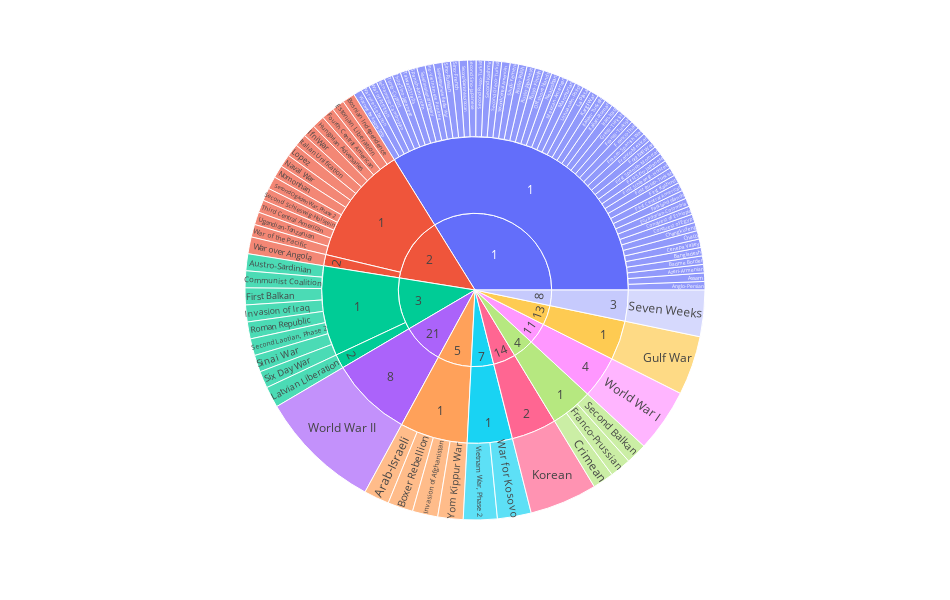

The cell this chart's notebook holds for it:
### Code cell
# how many countries are on each side of a war
sides_of_war = (inter_war
    .groupby(['WarNum', 'Side'])
    .count()
    .reset_index()
    .pivot(index='WarNum', columns='Side', values='WarName')
    .rename(columns={1:'SideA', 2:'SideB'})
)
sides_of_war['SideMax'] = sides_of_war[['SideA', 'SideB']].max(axis=1)
sides_of_war['SideMin'] = sides_of_war[['SideA', 'SideB']].min(axis=1)
sides_of_war['ratio'] = sides_of_war['SideMax']/sides_of_war['SideMin']


unfair_wars = pd.merge(inter_war, sides_of_war[['SideMin', 'SideMax',  'ratio']], left_on='WarNum', right_index=True)
fig = px.sunburst(unfair_wars, path=[ 'SideMax', 'SideMin', 'WarName'],  width=FIGURE_WIDTH, height=FIGURE_HEIGHT)
fig.write_html('fig/sides.html', include_plotlyjs='cdn', full_html=False)
fig.show()

### Figure 1 — Plotly figure (JSON) as saved in the notebook; plotly's stock layout.template omitted (floating-point values rounded to 4 significant figures)
{"data": [{"branchvalues": "total", "domain": {"x": [0, 1], "y": [0, 1]}, "hovertemplate": "labels=%{label}<br>count=%{value}<br>parent=%{parent}<br>id=%{id}<extra></extra>", "ids": ["1/1/Anglo-Persian", "5/1/Arab-Israeli", "1/1/Assam", "3/1/Austro-Sardinian", "1/1/Azeri-Armenian", "1/1/Badme Border", "1/1/Bangladesh", "2/1/Bosnian Independence", "5/1/Boxer Rebellion", "1/1/Cenepa Valley", "1/1/Chaco", "1/1/Changkufeng", "3/1/Communist Coalition", "1/1/Conquest of Egypt", "1/1/Conquest of Ethiopia", "4/1/Crimean", "1/1/Ecuadorian-Colombian", "2/1/Estonian Liberation", "1/1/Falkland Islands", "3/1/First Balkan", "1/1/First Central American", "1/1/First Kashmir", "1/1/First Russo-Turkish", "1/1/First Schleswig-Holstein", "1/1/First Sino-Japanese", "1/1/First Spanish-Moroccan", "1/1/Football War", "2/1/Fourth Central American", "1/1/Franco-Mexican", "4/1/Franco-Prussian", "1/1/Franco-Spanish War", "1/1/Franco-Thai", "1/1/Franco-Turkish", "1/1/Greco-Turkish", "13/1/Gulf War", "2/1/Hungarian Adversaries", "2/1/IfniWar", "5/1/Invasion of Afghanistan", "3/1/Invasion of Iraq", "1/1/Iran-Iraq", "2/1/Italian Unification", "1/1/Italian-Roman", "1/1/Italian-Turkish", "1/1/Kargil War", "14/2/Korean", "1/1/La Plata", "3/2/Latvian Liberation", "1/1/Lithuanian-Polish", "2/1/Lopez", "1/1/Manchurian", "1/1/Mexican-American", "2/1/Naval War", "1/1/Neapolitan", "2/1/Nomonhan", "1/1/Off-shore Islands", "3/1/Roman Republic", "1/1/Russo-Finnish", "1/1/Russo-Japanese", "1/1/Russo-Polish", "1/1/Saudi-Yemeni", "4/1/Second Balkan", "1/1/Second Central American", "1/1/Second Greco-Turkish", "1/1/Second Kashmir", "3/1/Second Laotian, Phase 2", "2/1/Second Ogaden War, Phase 2", "1/1/Second Russo-Turkish", "2/1/Second Schleswig-Holstein", "1/1/Second Sino-Japanese", "1/1/Second Spanish-Moroccan", "8/3/Seven Weeks", "3/1/Sinai War", "1/1/Sino-French", "1/1/Sino-Russian", "1/1/Sino-Vietnamese Border War", "1/1/Sino-Vietnamese Punitive", "3/1/Six Day War", "1/1/Soviet Invasion of Hungary", "1/1/Spanish-American", "1/1/Taiwan Straits", "2/1/Third Central American", "1/1/Third Sino-Japanese", "1/1/Turco-Cypriot", "2/1/Ugandian-Tanzanian", "7/1/Vietnam War, Phase 2", "1/1/Vietnamese-Cambodian", "7/1/War for Kosovo", "1/1/War of Attrition", "2/1/War of the Pacific", "2/2/War over Angola", "1/1/War over Lebanon", "1/1/War over the Aouzou Strip", "11/4/World War I", "21/8/World War II", "5/1/Yom Kippur War", "1/1", "2/1", "3/1", "4/1", "5/1", "7/1", "13/1", "2/2", "3/2", "14/2", "8/3", "11/4", "21/8", "1", "2", "3", "4", "5", "7", "8", "11", "13", "14", "21"], "labels": ["Anglo-Persian", "Arab-Israeli", "Assam", "Austro-Sardinian", "Azeri-Armenian", "Badme Border", "Bangladesh", "Bosnian Independence", "Boxer Rebellion", "Cenepa Valley", "Chaco", "Changkufeng", "Communist Coalition", "Conquest of Egypt", "Conquest of Ethiopia", "Crimean", "Ecuadorian-Colombian", "Estonian Liberation", "Falkland Islands", "First Balkan", "First Central American", "First Kashmir", "First Russo-Turkish", "First Schleswig-Holstein", "First Sino-Japanese", "First Spanish-Moroccan", "Football War", "Fourth Central American", "Franco-Mexican", "Franco-Prussian", "Franco-Spanish War", "Franco-Thai", "Franco-Turkish", "Greco-Turkish", "Gulf War", "Hungarian Adversaries", "IfniWar", "Invasion of Afghanistan", "Invasion of Iraq", "Iran-Iraq", "Italian Unification", "Italian-Roman", "Italian-Turkish", "Kargil War", "Korean", "La Plata", "Latvian Liberation", "Lithuanian-Polish", "Lopez", "Manchurian", "Mexican-American", "Naval War", "Neapolitan", "Nomonhan", "Off-shore Islands", "Roman Republic", "Russo-Finnish", "Russo-Japanese", "Russo-Polish", "Saudi-Yemeni", "Second Balkan", "Second Central American", "Second Greco-Turkish", "Second Kashmir", "Second Laotian, Phase 2", "Second Ogaden War, Phase 2", "Second Russo-Turkish", "Second Schleswig-Holstein", "Second Sino-Japanese", "Second Spanish-Moroccan", "Seven Weeks", "Sinai War", "Sino-French", "Sino-Russian", "Sino-Vietnamese Border War", "Sino-Vietnamese Punitive", "Six Day War", "Soviet Invasion of Hungary", "Spanish-American", "Taiwan Straits", "Third Central American", "Third Sino-Japanese", "Turco-Cypriot", "Ugandian-Tanzanian", "Vietnam War, Phase 2", "Vietnamese-Cambodian", "War for Kosovo", "War of Attrition", "War of the Pacific", "War over Angola", "War over Lebanon", "War over the Aouzou Strip", "World War I", "World War II", "Yom Kippur War", "1", "1", "1", "1", "1", "1", "1", "2", "2", "2", "3", "4", "8", "1", "2", "3", "4", "5", "7", "8", "11", "13", "14", "21"], "name": "", "parents": ["1/1", "5/1", "1/1", "3/1", "1/1", "1/1", "1/1", "2/1", "5/1", "1/1", "1/1", "1/1", "3/1", "1/1", "1/1", "4/1", "1/1", "2/1", "1/1", "3/1", "1/1", "1/1", "1/1", "1/1", "1/1", "1/1", "1/1", "2/1", "1/1", "4/1", "1/1", "1/1", "1/1", "1/1", "13/1", "2/1", "2/1", "5/1", "3/1", "1/1", "2/1", "1/1", "1/1", "1/1", "14/2", "1/1", "3/2", "1/1", "2/1", "1/1", "1/1", "2/1", "1/1", "2/1", "1/1", "3/1", "1/1", "1/1", "1/1", "1/1", "4/1", "1/1", "1/1", "1/1", "3/1", "2/1", "1/1", "2/1", "1/1", "1/1", "8/3", "3/1", "1/1", "1/1", "1/1", "1/1", "3/1", "1/1", "1/1", "1/1", "2/1", "1/1", "1/1", "2/1", "7/1", "1/1", "7/1", "1/1", "2/1", "2/2", "1/1", "1/1", "11/4", "21/8", "5/1", "1", "2", "3", "4", "5", "7", "13", "2", "3", "14", "8", "11", "21", "", "", "", "", "", "", "", "", "", "", ""], "type": "sunburst", "values": [2, 6, 2, 4, 2, 2, 2, 3, 6, 2, 2, 2, 4, 2, 2, 5, 2, 3, 2, 4, 2, 2, 2, 2, 2, 2, 2, 3, 2, 5, 2, 2, 2, 2, 14, 3, 3, 6, 4, 2, 3, 2, 2, 2, 16, 2, 5, 2, 3, 2, 2, 3, 2, 3, 2, 4, 2, 2, 2, 2, 5, 2, 2, 2, 4, 3, 2, 3, 2, 2, 11, 4, 2, 2, 2, 2, 4, 2, 2, 2, 3, 2, 2, 3, 8, 2, 8, 2, 3, 4, 2, 2, 15, 29, 6, 114, 42, 32, 15, 24, 16, 14, 4, 5, 16, 11, 15, 29, 114, 46, 37, 15, 24, 16, 11, 15, 14, 16, 29]}], "layout": {"height": 600, "legend": {"tracegroupgap": 0}, "margin": {"t": 60}, "width": 950}}
